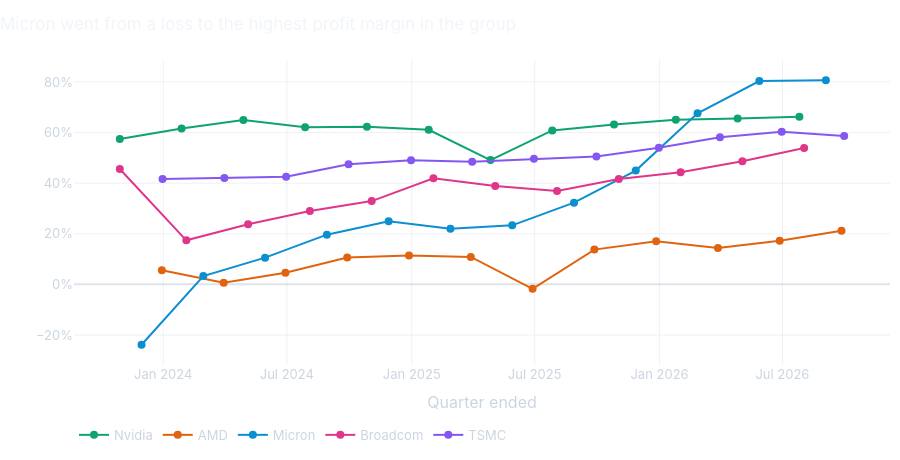

The cell this chart's notebook holds for it:
### Markdown cell above
Growth shows how fast sales rise. **Operating margin** shows how much of each sales dollar is left as profit after the costs of making the product, research, and running the company.

<img src="https://thumb.wikimedia.org/wikipedia/commons/thumb/d/d4/NVIDIA_H100_%28%E6%9E%81%E5%AE%A2%E6%B9%BEGeekerwan%29_011.png/1280px-NVIDIA_H100_%28%E6%9E%81%E5%AE%A2%E6%B9%BEGeekerwan%29_011.png" alt="A row of Nvidia H100 data-center GPU cards on a white surface" width="100%">

*Nvidia H100 cards, the data-center chips behind its first surge in AI sales. Photo: 极客湾Geekerwan, [CC BY 3.0](https://creativecommons.org/licenses/by/3.0), via [Wikimedia Commons](https://commons.wikimedia.org/wiki/File:NVIDIA_H100_(%E6%9E%81%E5%AE%A2%E6%B9%BEGeekerwan)_011.png).*

### Code cell
def income(symbol):
    data = pd.DataFrame(fmp("income-statement", symbol=symbol, period="quarter", limit=12))
    data["date"] = pd.to_datetime(data["date"])
    return data.sort_values("date").set_index("date")

inc = {t: income(t) for t in CHIPS}
margin_rows = []
for t, df in inc.items():
    for date, row in df.iterrows():
        margin_rows.append({"company": NAMES[t], "date": date,
                            "gross margin": row["grossProfit"] / row["revenue"],
                            "operating margin": row["operatingIncome"] / row["revenue"]})
margins = pd.DataFrame(margin_rows)

margin_fig = px.line(margins, x="date", y="operating margin", color="company", markers=True,
                     color_discrete_map={NAMES[t]: COLORS[t] for t in CHIPS},
                     category_orders={"company": [NAMES[t] for t in CHIPS]})
margin_fig.update_traces(line=dict(width=2), marker=dict(size=8),
                         hovertemplate="%{fullData.name}, quarter ended %{x|%b %Y}: %{y:.0%} operating margin<extra></extra>")
margin_fig.update_layout(title="Micron went from a loss to the highest profit margin in the group", yaxis_tickformat=".0%",
                         yaxis_title="", xaxis_title="Quarter ended", height=460, legend_title_text="",
                         legend=dict(orientation="h", y=-0.18))
margin_fig.show()

# the last four quarters together; margins are ratios, so TSMC's Taiwan dollars compare directly
ttm = pd.DataFrame({t: df.iloc[-4:][["revenue", "grossProfit", "operatingIncome"]].sum() for t, df in inc.items()}).T
summary = pd.DataFrame({
    "latest quarter revenue ($B)": {t: e["revenueActual"].iloc[-1] / 1e9 for t, e in reported.items()},
    "growth vs. a year earlier": growth.ffill().iloc[-1],
    "gross margin": ttm["grossProfit"] / ttm["revenue"],
    "operating margin": ttm["operatingIncome"] / ttm["revenue"],
}).rename(index=NAMES)
summary.style.format({"latest quarter revenue ($B)": "{:,.1f}", "growth vs. a year earlier": "{:+.0%}",
                      "gross margin": "{:.0%}", "operating margin": "{:.0%}"})

### Figure 1 — Plotly figure (JSON) as saved in the notebook; plotly's stock layout.template omitted (floating-point values rounded to 4 significant figures)
{"data": [{"hovertemplate": "%{fullData.name}, quarter ended %{x|%b %Y}: %{y:.0%} operating margin<extra></extra>", "legendgroup": "Nvidia", "line": {"color": "#0ea371", "dash": "solid", "width": 2}, "marker": {"size": 8, "symbol": "circle"}, "mode": "lines+markers", "name": "Nvidia", "orientation": "v", "showlegend": true, "type": "scatter", "x": ["2023-10-29T00:00:00.000000", "2024-01-28T00:00:00.000000", "2024-04-28T00:00:00.000000", "2024-07-28T00:00:00.000000", "2024-10-27T00:00:00.000000", "2025-01-26T00:00:00.000000", "2025-04-27T00:00:00.000000", "2025-07-27T00:00:00.000000", "2025-10-26T00:00:00.000000", "2026-01-25T00:00:00.000000", "2026-04-26T00:00:00.000000", "2026-07-26T00:00:00.000000"], "xaxis": "x", "y": [0.5749, 0.6159, 0.6492, 0.6206, 0.6234, 0.6111, 0.4911, 0.6084, 0.6317, 0.6502, 0.656, 0.6624], "yaxis": "y"}, {"hovertemplate": "%{fullData.name}, quarter ended %{x|%b %Y}: %{y:.0%} operating margin<extra></extra>", "legendgroup": "AMD", "line": {"color": "#e06410", "dash": "solid", "width": 2}, "marker": {"size": 8, "symbol": "circle"}, "mode": "lines+markers", "name": "AMD", "orientation": "v", "showlegend": true, "type": "scatter", "x": ["2023-12-30T00:00:00.000000", "2024-03-30T00:00:00.000000", "2024-06-29T00:00:00.000000", "2024-09-28T00:00:00.000000", "2024-12-28T00:00:00.000000", "2025-03-29T00:00:00.000000", "2025-06-28T00:00:00.000000", "2025-09-27T00:00:00.000000", "2025-12-27T00:00:00.000000", "2026-03-28T00:00:00.000000", "2026-06-27T00:00:00.000000", "2026-09-26T00:00:00.000000"], "xaxis": "x", "y": [0.05545, 0.006578, 0.0461, 0.1062, 0.1137, 0.1084, -0.01744, 0.1374, 0.1706, 0.144, 0.1725, 0.2117], "yaxis": "y"}, {"hovertemplate": "%{fullData.name}, quarter ended %{x|%b %Y}: %{y:.0%} operating margin<extra></extra>", "legendgroup": "Micron", "line": {"color": "#0b8fd0", "dash": "solid", "width": 2}, "marker": {"size": 8, "symbol": "circle"}, "mode": "lines+markers", "name": "Micron", "orientation": "v", "showlegend": true, "type": "scatter", "x": ["2023-11-30T00:00:00.000000", "2024-02-29T00:00:00.000000", "2024-05-30T00:00:00.000000", "2024-08-29T00:00:00.000000", "2024-11-28T00:00:00.000000", "2025-02-27T00:00:00.000000", "2025-05-29T00:00:00.000000", "2025-08-28T00:00:00.000000", "2025-11-27T00:00:00.000000", "2026-02-26T00:00:00.000000", "2026-05-28T00:00:00.000000", "2026-09-03T00:00:00.000000"], "xaxis": "x", "y": [-0.2387, 0.0328, 0.1056, 0.1964, 0.2496, 0.2202, 0.2332, 0.3229, 0.4498, 0.6762, 0.8037, 0.8068], "yaxis": "y"}, {"hovertemplate": "%{fullData.name}, quarter ended %{x|%b %Y}: %{y:.0%} operating margin<extra></extra>", "legendgroup": "Broadcom", "line": {"color": "#e0368a", "dash": "solid", "width": 2}, "marker": {"size": 8, "symbol": "circle"}, "mode": "lines+markers", "name": "Broadcom", "orientation": "v", "showlegend": true, "type": "scatter", "x": ["2023-10-29T00:00:00.000000", "2024-02-04T00:00:00.000000", "2024-05-05T00:00:00.000000", "2024-08-04T00:00:00.000000", "2024-11-03T00:00:00.000000", "2025-02-02T00:00:00.000000", "2025-05-04T00:00:00.000000", "2025-08-03T00:00:00.000000", "2025-11-02T00:00:00.000000", "2026-02-01T00:00:00.000000", "2026-05-03T00:00:00.000000", "2026-08-02T00:00:00.000000"], "xaxis": "x", "y": [0.4562, 0.1741, 0.2374, 0.2898, 0.3292, 0.4197, 0.3885, 0.369, 0.4168, 0.4434, 0.4862, 0.5392], "yaxis": "y"}, {"hovertemplate": "%{fullData.name}, quarter ended %{x|%b %Y}: %{y:.0%} operating margin<extra></extra>", "legendgroup": "TSMC", "line": {"color": "#8457f0", "dash": "solid", "width": 2}, "marker": {"size": 8, "symbol": "circle"}, "mode": "lines+markers", "name": "TSMC", "orientation": "v", "showlegend": true, "type": "scatter", "x": ["2023-12-31T00:00:00.000000", "2024-03-31T00:00:00.000000", "2024-06-30T00:00:00.000000", "2024-09-30T00:00:00.000000", "2024-12-31T00:00:00.000000", "2025-03-31T00:00:00.000000", "2025-06-30T00:00:00.000000", "2025-09-30T00:00:00.000000", "2025-12-31T00:00:00.000000", "2026-03-31T00:00:00.000000", "2026-06-30T00:00:00.000000", "2026-09-30T00:00:00.000000"], "xaxis": "x", "y": [0.416, 0.4202, 0.4255, 0.4749, 0.4902, 0.4851, 0.4963, 0.5058, 0.54, 0.581, 0.6034, 0.5862], "yaxis": "y"}], "layout": {"height": 460, "legend": {"orientation": "h", "title": {"text": ""}, "tracegroupgap": 0, "y": -0.18}, "title": {"text": "Micron went from a loss to the highest profit margin in the group"}, "xaxis": {"anchor": "y", "domain": [0.0, 1.0], "title": {"text": "Quarter ended"}}, "yaxis": {"anchor": "x", "domain": [0.0, 1.0], "tickformat": ".0%", "title": {"text": ""}}}}
